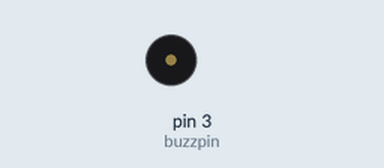
This sketch was run on a simulated Arduino Uno, built with avr-gcc and run on an emulated ATmega328P. Shown: buzzer (waves = sounding, pin HIGH).

Above: at 0.5 s.
Timing chart, 0 to 3.0 s (numbered marks = the images above):
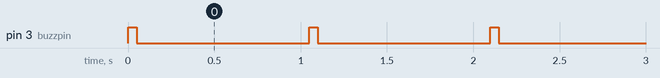

The sketch:

Lesson5_passive_buzzer.ino
```cpp
int buzzpin = 3;

void setup() {
  // put your setup code here, to run once:
  pinMode(buzzpin,OUTPUT);


}

void loop() {
  // put your main code here, to run repeatedly:
  digitalWrite(buzzpin,HIGH);
  delay(50);
  digitalWrite(buzzpin,LOW);
  delay(999);


}
```

Measured:
- by itself, pin 3 (buzzpin): alternates HIGH for 0.05 s and LOW for 1.0 s
